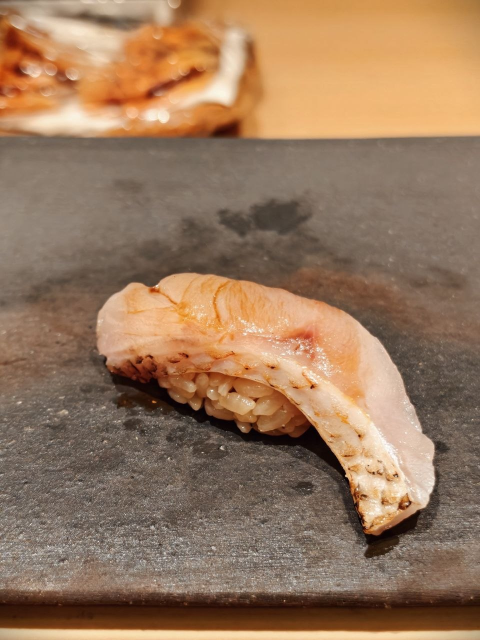
#> input picture images/dish/aburi.jpg, 960 x 1280 px, found by its file name (shown at 1/2 size); its folder holds only this picture in this run
$ python normalize_photos.py
#> lines starting #> are read from the running program, lines starting #| are printed output that depends on the picture; after the words box and inside, x2 and y2 are one past the last pixel; in counts of white or black regions, pixels touching at a corner belong together
#!/usr/bin/env python3
"""Normalise the dish photos: consistent exposure/colour + consistent sushi scale.

Stage 1 (safe, automatic): match every photo's Lab median + a/b to the set
median, with a limited strength so the warm counter ambience survives.

Stage 2 (needs a subject box): crop to 3:4 around the sushi so the piece fills
a fixed share of the frame.  The box comes from scipy-based blob detection and
is validated visually before anything is written.
"""
import json, os
import numpy as np
from PIL import Image
from scipy import ndimage

DISH = "/opt/data/omakase-guide/images/dish"
OUT = "/opt/data/omakase-guide/images/dish/norm"
SRC_MANIFEST = "/opt/data/omakase-guide/journal.json"


# ---------- colour ----------
def srgb_to_lab(rgb):
    """rgb float 0-1 (H,W,3) -> L 0-100, a, b"""
    m = np.array([[0.4124, 0.3576, 0.1805],
                  [0.2126, 0.7152, 0.0722],
                  [0.0193, 0.1192, 0.9505]])
    xyz = rgb @ m.T
    wp = np.array([0.95047, 1.0, 1.08883])
    t = xyz / wp
    d = 6 / 29
    f = np.where(t > d ** 3, np.cbrt(t), t / (3 * d * d) + 4 / 29)
    L = 116 * f[..., 1] - 16
    a = 500 * (f[..., 0] - f[..., 1])
    b = 200 * (f[..., 1] - f[..., 2])
    return L, a, b


# [23 lines left out: functions lab_to_srgb, stats, not called in this run]


def _centre_stats(path, size=256):
    """Stats over the central 60% box — a decent proxy for 'the sushi', since
    every photo is composed with the piece near the middle."""
    im = Image.open(path).convert("RGB").resize((size, size), Image.LANCZOS)
    w, h = im.size
    box = (int(w * 0.20), int(h * 0.20), int(w * 0.80), int(h * 0.80))
    arr = np.asarray(im.crop(box), dtype=np.float32) / 255.0
    lin = np.where(arr <= 0.04045, arr / 12.92, ((arr + 0.055) / 1.055) ** 2.4)
    L, a, b = srgb_to_lab(lin)
    # p75 rather than the median: a dark slate/black plate drags the median down
    # even when the rice and fish are perfectly exposed.
    return dict(L=float(np.percentile(L, 75)), a=float(np.median(a)), b=float(np.median(b)),
                med=float(np.median(L)), Lp90=float(np.percentile(L, 90)),
                Lp10=float(np.percentile(L, 10)))


def stats(path, size=256):
    return _centre_stats(path, size)


# [44 lines left out: function normalise_image, not called in this run]


# ---------- subject ----------
def subject_box(path, n=200):
    """In-focus subject box.

    These are counter shots with shallow depth of field: the nigiri is the only
    sharp thing in frame, the plate/wood fall off into bokeh. So high-frequency
    energy is a far better cue than colour saliency (which mis-fired badly).
    """
    im = Image.open(path).convert("RGB")
    W, H = im.size
    small = im.resize((int(n * 0.75), n), Image.LANCZOS)
    arr = np.asarray(small.convert("L"), dtype=np.float32) / 255.0

    blur = ndimage.gaussian_filter(arr, 2.0)
    hp = np.abs(arr - blur)                       # high-frequency energy
    energy = ndimage.gaussian_filter(hp, 6.0)     # pool it into a smooth map
    energy = energy / (energy.max() + 1e-8)

    h, w = energy.shape
    yy, xx = np.mgrid[0:h, 0:w]
    prior = np.exp(-(((yy - h / 2) / (h * 0.55)) ** 2 + ((xx - w / 2) / (w * 0.55)) ** 2))
    sc = energy * (0.45 + 0.55 * prior)

    thr = np.percentile(sc, 85)
    mask = sc >= thr
    mask = ndimage.binary_opening(mask, np.ones((3, 3)))
    mask = ndimage.binary_closing(mask, np.ones((7, 7)))
    lab, nlab = ndimage.label(mask)
    if nlab == 0:
        return None
    sizes = ndimage.sum(mask, lab, range(1, nlab + 1))
    k = int(np.argmax(sizes)) + 1
    blob = lab == k
    ys, xs = np.nonzero(blob)
    if len(xs) < 50:
        return None
    x0, x1 = xs.min() / w, (xs.max() + 1) / w
    y0, y1 = ys.min() / h, (ys.max() + 1) / h
    return dict(x0=float(x0), x1=float(x1), y0=float(y0), y1=float(y1),
                w=float(x1 - x0), h=float(y1 - y0), area=float(sizes[k - 1] / (w * h)))


def main():
    files = sorted(f for f in os.listdir(DISH) if f.endswith(".jpg"))
    data = {f: stats(os.path.join(DISH, f)) for f in files}
#> in srgb_to_lab, `a = 500 * (f[..., 0] - f[..., 1])`:
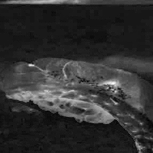
#> a: shape (153, 153) float64; min -0.969, max 49.05, mean 8.8; drawn with min black and max white
#> in srgb_to_lab, `b = 200 * (f[..., 1] - f[..., 2])`:
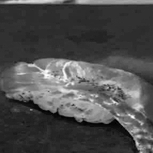
#> b: shape (153, 153) float64; min -2.09, max 62.79, mean 17.8; drawn with min black and max white
    tgt = {k: float(np.median([v[k] for v in data.values()])) for k in ("L", "a", "b")}
#> tgt = {'L': 66.73, 'a': 4.92, 'b': 10.75}
    print(f"{len(files)} photos | target L={tgt['L']:.1f} a={tgt['a']:.1f} b={tgt['b']:.1f}\n")
#| 1 photos | target L=66.7 a=4.9 b=10.7
    print(f"{'file':22s} {'L':>6s} {'a':>6s} {'b':>6s} {'dL':>6s}   subject box (x0,x1,y0,y1) frac")
    boxes = {}
    for f in files:
        p = os.path.join(DISH, f)
        box = subject_box(p)
#> in subject_box, im is the input picture: PIL image 960x1280 RGB; mean R, G, B 152, 119.9, 92.9
#> in subject_box, `blur = ndimage.gaussian_filter(arr, 2.0)`:
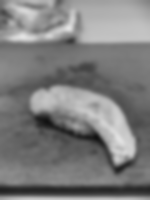
#> blur: shape (200, 150) float32; min 0.0708, max 0.893, mean 0.496
#> in subject_box, `sc = energy * (0.45 + 0.55 * prior)`:
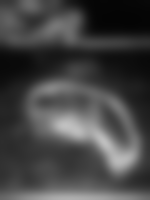
#> sc: shape (200, 150) float64; min 0.0172, max 0.758, mean 0.27
#> in subject_box, `thr = np.percentile(sc, 85)`: thr = 0.433
#> in subject_box, `mask = sc >= thr`:
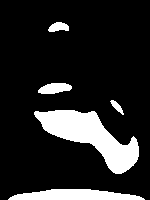
#> mask: shape (200, 150) bool; 15% white; 5 white regions, box (x1, y1, x2, y2) and area: (34, 110, 139, 174) 2879, (8, 189, 145, 200) 1108, (38, 83, 72, 94) 279, (48, 22, 69, 32) 150, (110, 100, 124, 115) 84
#> in subject_box, `mask = ndimage.binary_opening(mask, np.ones((3, 3)))`: mask: shape (200, 150) bool; 14.9% white; 5 white regions, box (x1, y1, x2, y2) and area: (34, 110, 139, 174) 2878, (10, 189, 142, 200) 1100, (38, 83, 72, 94) 279, (49, 22, 69, 32) 148, (111, 100, 123, 113) 78
#> in subject_box, `mask = ndimage.binary_closing(mask, np.ones((7, 7)))`: mask: shape (200, 150) bool; 13.7% white; 5 white regions, box (x1, y1, x2, y2) and area: (34, 110, 139, 174) 2884, (12, 189, 140, 197) 704, (38, 83, 72, 94) 279, (49, 22, 69, 32) 154, (111, 100, 123, 113) 78
#> in subject_box, `lab, nlab = ndimage.label(mask)`:
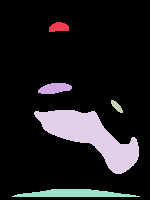
#> lab: shape (200, 150) int32; 6 distinct labels, from 0 to 5; one colour per label, 0 black
#> in subject_box, `lab, nlab = ndimage.label(mask)`: nlab = 5
#> in subject_box, `sizes = ndimage.sum(mask, lab, range(1, nlab + 1))`: sizes = [154, 279, 78, 2884, 704]
#> in subject_box, `k = int(np.argmax(sizes)) + 1`: k = 4
#> in subject_box, `blob = lab == k`:
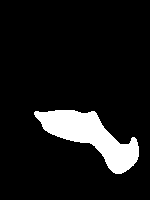
#> blob: shape (200, 150) bool; 9.6% white; 1 white region, box (x1, y1, x2, y2) and area: (34, 110, 139, 174) 2884
#> in subject_box, `ys, xs = np.nonzero(blob)`: ys = 2884 values from 110 to 173; xs = 2884 values, max 138 at index 2073, min 34 at index 58, mean 90.37
#> in subject_box, `x0, x1 = xs.min() / w, (xs.max() + 1) / w`: x0 = 0.227; x1 = 0.927
#> in subject_box, `y0, y1 = ys.min() / h, (ys.max() + 1) / h`: y0 = 0.55; y1 = 0.87
#> box = {'x0': 0.227, 'x1': 0.927, 'y0': 0.55, 'y1': 0.87, 'w': 0.7, 'h': 0.32, 'area': 0.0961}
        boxes[f] = box
#> (the run stopped early here; a loop or call above may not have finished)

$ run again, on images/dish/amaebi.jpg
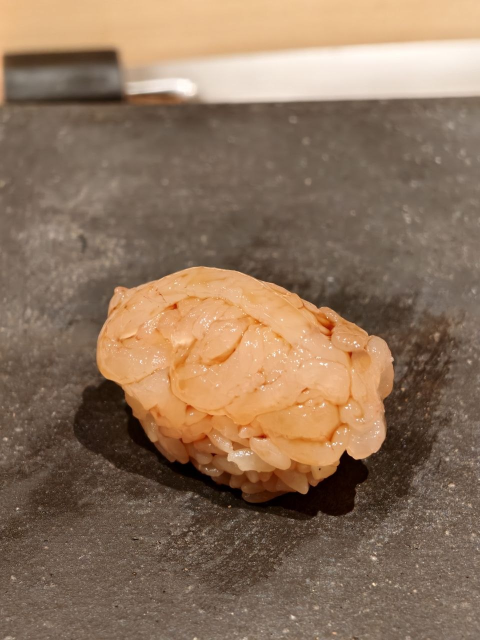
#> input picture images/dish/amaebi.jpg, 960 x 1280 px, found by its file name (shown at 1/2 size)
#> tgt = {'L': 70.37, 'a': 6.05, 'b': 11.6}
#| 1 photos | target L=70.4 a=6.0 b=11.6
#> in subject_box, im is the input picture: PIL image 960x1280 RGB; mean R, G, B 141, 114.6, 91.7
#> thr = 0.453
#> lab: shape (200, 150) int32; 4 distinct labels, from 0 to 3
#> nlab = 3
#> sizes = [4, 397, 4095]
#> k = 3
#> in subject_box, `blob = lab == k`:
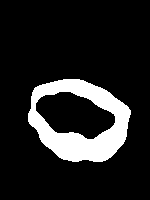
#> blob: shape (200, 150) bool; 13.7% white; 1 white region, box (x1, y1, x2, y2) and area: (28, 79, 131, 162) 4095
#> ys = 4095 values from 79 to 161; xs = 4095 values, max 130 at index 1457, min 28 at index 1517, mean 81.12
#> x0 = 0.187; x1 = 0.873
#> y0 = 0.395; y1 = 0.81
#> in main, `box = subject_box(p)`: box = {'x0': 0.187, 'x1': 0.873, 'y0': 0.395, 'y1': 0.81, 'w': 0.687, 'h': 0.415, 'area': 0.137}
